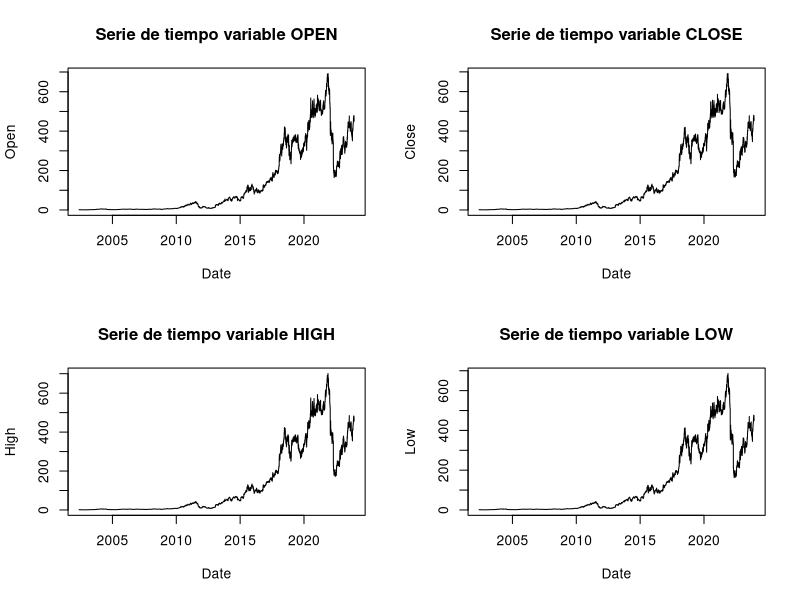

The R script that drew this image:
# Trabajo Series de Tiempo
# Serie: Precio de acciones de Netflix
# Características: 
# - Mediciones diarias (días laborales lun-vie)
# - Precio de la acción medido en dolarés 

# Grupo 2
# Script elborado por Sebastian Gil 


# Librerías y directorio ----
library(readxl)
library(readr)


setwd("C:/Users/HP/Downloads")

# Importanción y reconocimiento de la base ----
data <- read_csv("NFLX.csv")

colnames(data)
head(data)

summary(data)

D1 <- data #  Filtral desde el año 2010
summary(D1)

attach(D1)
par(mfrow = c(2,2))
plot(x = Date , y = Open ,type = "l", main = 'Serie de tiempo variable OPEN')
plot(x = Date , y = Close , type = "l", main = 'Serie de tiempo variable CLOSE')
plot(x = Date , y = High , type = "l", main = 'Serie de tiempo variable HIGH')
plot(x = Date , y = Low , type = "l", main = 'Serie de tiempo variable LOW')

# Análisis descriptivo y exploratorio de la serie

